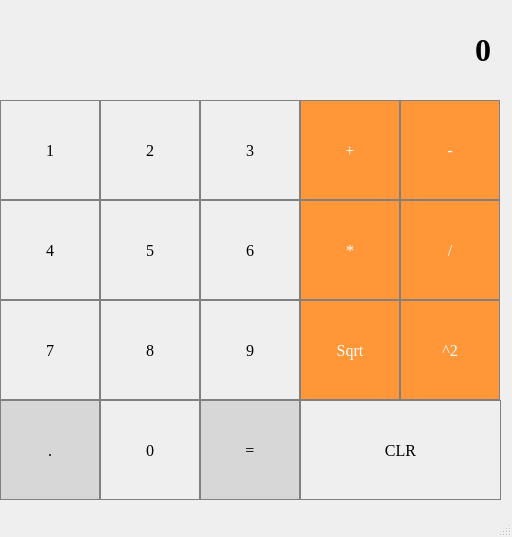
<?xml version="1.0" encoding="UTF-8"?>
<ui version="4.0">
 <class>Calculator</class>
 <widget class="QMainWindow" name="Calculator">
  <property name="geometry">
   <rect>
    <x>0</x>
    <y>0</y>
    <width>512</width>
    <height>537</height>
   </rect>
  </property>
  <property name="font">
   <font>
    <family>Times New Roman</family>
    <pointsize>12</pointsize>
   </font>
  </property>
  <property name="windowTitle">
   <string>Calculator</string>
  </property>
  <widget class="QWidget" name="centralWidget">
   <widget class="QLabel" name="label">
    <property name="geometry">
     <rect>
      <x>0</x>
      <y>0</y>
      <width>501</width>
      <height>100</height>
     </rect>
    </property>
    <property name="font">
     <font>
      <family>Times New Roman</family>
      <pointsize>24</pointsize>
      <weight>75</weight>
      <bold>true</bold>
     </font>
    </property>
    <property name="styleSheet">
     <string notr="true">QLabel {
  qproperty-alignment: 'AlignVCenter | AlignRight';
  border: 1px solid gray;
}

background-color : white;
</string>
    </property>
    <property name="text">
     <string>0</string>
    </property>
    <property name="alignment">
     <set>Qt::AlignRight|Qt::AlignTrailing|Qt::AlignVCenter</set>
    </property>
    <property name="margin">
     <number>10</number>
    </property>
    <property name="indent">
     <number>10</number>
    </property>
   </widget>
   <widget class="QPushButton" name="pushButton_1">
    <property name="geometry">
     <rect>
      <x>0</x>
      <y>100</y>
      <width>100</width>
      <height>100</height>
     </rect>
    </property>
    <property name="font">
     <font>
      <family>Times New Roman</family>
      <pointsize>12</pointsize>
     </font>
    </property>
    <property name="styleSheet">
     <string notr="true">QPushButton {
   border: 1px solid gray;
}
QPushButton:pressed {
    background-color: qlineargradient(x1: 0, y1: 0, x2: 0, y2: 1,
                                      stop: 0 #dadbde, stop: 1 #f6f7fa);
}</string>
    </property>
    <property name="text">
     <string>1</string>
    </property>
   </widget>
   <widget class="QPushButton" name="pushButton_2">
    <property name="geometry">
     <rect>
      <x>100</x>
      <y>100</y>
      <width>100</width>
      <height>100</height>
     </rect>
    </property>
    <property name="font">
     <font>
      <family>Times New Roman</family>
      <pointsize>12</pointsize>
     </font>
    </property>
    <property name="styleSheet">
     <string notr="true">QPushButton {
   border: 1px solid gray;
}
QPushButton:pressed {
    background-color: qlineargradient(x1: 0, y1: 0, x2: 0, y2: 1,
                                      stop: 0 #dadbde, stop: 1 #f6f7fa);
}</string>
    </property>
    <property name="text">
     <string>2</string>
    </property>
   </widget>
   <widget class="QPushButton" name="pushButton_3">
    <property name="geometry">
     <rect>
      <x>200</x>
      <y>100</y>
      <width>100</width>
      <height>100</height>
     </rect>
    </property>
    <property name="font">
     <font>
      <family>Times New Roman</family>
      <pointsize>12</pointsize>
     </font>
    </property>
    <property name="styleSheet">
     <string notr="true">QPushButton {
   border: 1px solid gray;
}
QPushButton:pressed {
    background-color: qlineargradient(x1: 0, y1: 0, x2: 0, y2: 1,
                                      stop: 0 #dadbde, stop: 1 #f6f7fa);
}</string>
    </property>
    <property name="text">
     <string>3</string>
    </property>
   </widget>
   <widget class="QPushButton" name="pushButton_4">
    <property name="geometry">
     <rect>
      <x>0</x>
      <y>200</y>
      <width>100</width>
      <height>100</height>
     </rect>
    </property>
    <property name="font">
     <font>
      <family>Times New Roman</family>
      <pointsize>12</pointsize>
     </font>
    </property>
    <property name="styleSheet">
     <string notr="true">QPushButton {
   border: 1px solid gray;
}
QPushButton:pressed {
    background-color: qlineargradient(x1: 0, y1: 0, x2: 0, y2: 1,
                                      stop: 0 #dadbde, stop: 1 #f6f7fa);
}</string>
    </property>
    <property name="text">
     <string>4</string>
    </property>
   </widget>
   <widget class="QPushButton" name="pushButton_5">
    <property name="geometry">
     <rect>
      <x>100</x>
      <y>200</y>
      <width>100</width>
      <height>100</height>
     </rect>
    </property>
    <property name="font">
     <font>
      <family>Times New Roman</family>
      <pointsize>12</pointsize>
     </font>
    </property>
    <property name="styleSheet">
     <string notr="true">QPushButton {
   border: 1px solid gray;
}
QPushButton:pressed {
    background-color: qlineargradient(x1: 0, y1: 0, x2: 0, y2: 1,
                                      stop: 0 #dadbde, stop: 1 #f6f7fa);
}</string>
    </property>
    <property name="text">
     <string>5</string>
    </property>
   </widget>
   <widget class="QPushButton" name="pushButton_6">
    <property name="geometry">
     <rect>
      <x>200</x>
      <y>200</y>
      <width>100</width>
      <height>100</height>
     </rect>
    </property>
    <property name="font">
     <font>
      <family>Times New Roman</family>
      <pointsize>12</pointsize>
     </font>
    </property>
    <property name="styleSheet">
     <string notr="true">QPushButton {
   border: 1px solid gray;
}
QPushButton:pressed {
    background-color: qlineargradient(x1: 0, y1: 0, x2: 0, y2: 1,
                                      stop: 0 #dadbde, stop: 1 #f6f7fa);
}</string>
    </property>
    <property name="text">
     <string>6</string>
    </property>
   </widget>
   <widget class="QPushButton" name="pushButton_7">
    <property name="geometry">
     <rect>
      <x>0</x>
      <y>300</y>
      <width>100</width>
      <height>100</height>
     </rect>
    </property>
    <property name="font">
     <font>
      <family>Times New Roman</family>
      <pointsize>12</pointsize>
     </font>
    </property>
    <property name="styleSheet">
     <string notr="true">QPushButton {
   border: 1px solid gray;
}
QPushButton:pressed {
    background-color: qlineargradient(x1: 0, y1: 0, x2: 0, y2: 1,
                                      stop: 0 #dadbde, stop: 1 #f6f7fa);
}</string>
    </property>
    <property name="text">
     <string>7</string>
    </property>
   </widget>
   <widget class="QPushButton" name="pushButton_8">
    <property name="geometry">
     <rect>
      <x>100</x>
      <y>300</y>
      <width>100</width>
      <height>100</height>
     </rect>
    </property>
    <property name="font">
     <font>
      <family>Times New Roman</family>
      <pointsize>12</pointsize>
     </font>
    </property>
    <property name="styleSheet">
     <string notr="true">QPushButton {
   border: 1px solid gray;
}
QPushButton:pressed {
    background-color: qlineargradient(x1: 0, y1: 0, x2: 0, y2: 1,
                                      stop: 0 #dadbde, stop: 1 #f6f7fa);
}</string>
    </property>
    <property name="text">
     <string>8</string>
    </property>
   </widget>
   <widget class="QPushButton" name="pushButton_9">
    <property name="geometry">
     <rect>
      <x>200</x>
      <y>300</y>
      <width>100</width>
      <height>100</height>
     </rect>
    </property>
    <property name="font">
     <font>
      <family>Times New Roman</family>
      <pointsize>12</pointsize>
     </font>
    </property>
    <property name="styleSheet">
     <string notr="true">QPushButton {
   border: 1px solid gray;
}
QPushButton:pressed {
    background-color: qlineargradient(x1: 0, y1: 0, x2: 0, y2: 1,
                                      stop: 0 #dadbde, stop: 1 #f6f7fa);
}</string>
    </property>
    <property name="text">
     <string>9</string>
    </property>
   </widget>
   <widget class="QPushButton" name="pushButton_decimal">
    <property name="geometry">
     <rect>
      <x>0</x>
      <y>400</y>
      <width>100</width>
      <height>100</height>
     </rect>
    </property>
    <property name="font">
     <font>
      <family>Times New Roman</family>
      <pointsize>12</pointsize>
     </font>
    </property>
    <property name="styleSheet">
     <string notr="true">QPushButton {
  background-color: rgb(215, 215, 215);
  border: 1px solid gray;
}
QPushButton:pressed {
    background-color: qlineargradient(x1: 0, y1: 0, x2: 0, y2: 1,
                                      stop: 0 #BEBEBE, stop: 1 #D7D7D7);
}</string>
    </property>
    <property name="text">
     <string>.</string>
    </property>
   </widget>
   <widget class="QPushButton" name="pushButton_0">
    <property name="geometry">
     <rect>
      <x>100</x>
      <y>400</y>
      <width>100</width>
      <height>100</height>
     </rect>
    </property>
    <property name="font">
     <font>
      <family>Times New Roman</family>
      <pointsize>12</pointsize>
     </font>
    </property>
    <property name="styleSheet">
     <string notr="true">QPushButton {
   border: 1px solid gray;
}
QPushButton:pressed {
    background-color: qlineargradient(x1: 0, y1: 0, x2: 0, y2: 1,
                                      stop: 0 #dadbde, stop: 1 #f6f7fa);
}</string>
    </property>
    <property name="text">
     <string>0</string>
    </property>
   </widget>
   <widget class="QPushButton" name="pushButton_clr">
    <property name="geometry">
     <rect>
      <x>300</x>
      <y>400</y>
      <width>201</width>
      <height>100</height>
     </rect>
    </property>
    <property name="font">
     <font>
      <family>Times New Roman</family>
      <pointsize>12</pointsize>
     </font>
    </property>
    <property name="styleSheet">
     <string notr="true">QPushButton {
   border: 1px solid gray;
}
QPushButton:pressed {
    background-color: qlineargradient(x1: 0, y1: 0, x2: 0, y2: 1,
                                      stop: 0 #dadbde, stop: 1 #f6f7fa);
}</string>
    </property>
    <property name="text">
     <string>CLR</string>
    </property>
   </widget>
   <widget class="QPushButton" name="pushButton_add">
    <property name="geometry">
     <rect>
      <x>300</x>
      <y>100</y>
      <width>100</width>
      <height>100</height>
     </rect>
    </property>
    <property name="font">
     <font>
      <family>Times New Roman</family>
      <pointsize>12</pointsize>
     </font>
    </property>
    <property name="styleSheet">
     <string notr="true">QPushButton {
  background-color: rgb(255, 151, 57);
  color: white; 
  border: 1px solid gray;
}

QPushButton:pressed {
    background-color: qlineargradient(x1: 0, y1: 0, x2: 0, y2: 1,
                                      stop: 0 #FF7832, stop: 1 #FF9739);
}
</string>
    </property>
    <property name="text">
     <string>+</string>
    </property>
   </widget>
   <widget class="QPushButton" name="pushButton_minus">
    <property name="geometry">
     <rect>
      <x>400</x>
      <y>100</y>
      <width>100</width>
      <height>100</height>
     </rect>
    </property>
    <property name="font">
     <font>
      <family>Times New Roman</family>
      <pointsize>12</pointsize>
     </font>
    </property>
    <property name="styleSheet">
     <string notr="true">QPushButton {
  background-color: rgb(255, 151, 57);
  color: white; 
  border: 1px solid gray;
}

QPushButton:pressed {
    background-color: qlineargradient(x1: 0, y1: 0, x2: 0, y2: 1,
                                      stop: 0 #FF7832, stop: 1 #FF9739);
}
</string>
    </property>
    <property name="text">
     <string>-</string>
    </property>
   </widget>
   <widget class="QPushButton" name="pushButton_divide">
    <property name="geometry">
     <rect>
      <x>400</x>
      <y>200</y>
      <width>100</width>
      <height>100</height>
     </rect>
    </property>
    <property name="font">
     <font>
      <family>Times New Roman</family>
      <pointsize>12</pointsize>
     </font>
    </property>
    <property name="styleSheet">
     <string notr="true">QPushButton {
  background-color: rgb(255, 151, 57);
  color: white; 
  border: 1px solid gray;
}

QPushButton:pressed {
    background-color: qlineargradient(x1: 0, y1: 0, x2: 0, y2: 1,
                                      stop: 0 #FF7832, stop: 1 #FF9739);
}
</string>
    </property>
    <property name="text">
     <string>/</string>
    </property>
   </widget>
   <widget class="QPushButton" name="pushButton_muliply">
    <property name="geometry">
     <rect>
      <x>300</x>
      <y>200</y>
      <width>100</width>
      <height>100</height>
     </rect>
    </property>
    <property name="font">
     <font>
      <family>Times New Roman</family>
      <pointsize>12</pointsize>
     </font>
    </property>
    <property name="styleSheet">
     <string notr="true">QPushButton {
  background-color: rgb(255, 151, 57);
  color: white; 
  border: 1px solid gray;
}

QPushButton:pressed {
    background-color: qlineargradient(x1: 0, y1: 0, x2: 0, y2: 1,
                                      stop: 0 #FF7832, stop: 1 #FF9739);
}
</string>
    </property>
    <property name="text">
     <string>*</string>
    </property>
   </widget>
   <widget class="QPushButton" name="pushButton_sqrt">
    <property name="geometry">
     <rect>
      <x>300</x>
      <y>300</y>
      <width>100</width>
      <height>100</height>
     </rect>
    </property>
    <property name="font">
     <font>
      <family>Times New Roman</family>
      <pointsize>12</pointsize>
     </font>
    </property>
    <property name="styleSheet">
     <string notr="true">QPushButton {
  background-color: rgb(255, 151, 57);
  color: white; 
  border: 1px solid gray;
}

QPushButton:pressed {
    background-color: qlineargradient(x1: 0, y1: 0, x2: 0, y2: 1,
                                      stop: 0 #FF7832, stop: 1 #FF9739);
}
</string>
    </property>
    <property name="text">
     <string>Sqrt</string>
    </property>
   </widget>
   <widget class="QPushButton" name="pushButton_sqrd">
    <property name="geometry">
     <rect>
      <x>400</x>
      <y>300</y>
      <width>100</width>
      <height>100</height>
     </rect>
    </property>
    <property name="font">
     <font>
      <family>Times New Roman</family>
      <pointsize>12</pointsize>
     </font>
    </property>
    <property name="styleSheet">
     <string notr="true">QPushButton {
  background-color: rgb(255, 151, 57);
  color: white; 
  border: 1px solid gray;
}

QPushButton:pressed {
    background-color: qlineargradient(x1: 0, y1: 0, x2: 0, y2: 1,
                                      stop: 0 #FF7832, stop: 1 #FF9739);
}
</string>
    </property>
    <property name="text">
     <string>^2</string>
    </property>
   </widget>
   <widget class="QPushButton" name="pushButton_equal">
    <property name="geometry">
     <rect>
      <x>200</x>
      <y>400</y>
      <width>100</width>
      <height>100</height>
     </rect>
    </property>
    <property name="font">
     <font>
      <family>Times New Roman</family>
      <pointsize>12</pointsize>
     </font>
    </property>
    <property name="styleSheet">
     <string notr="true">QPushButton {
  background-color: rgb(215, 215, 215);
  border: 1px solid gray;
}
QPushButton:pressed {
    background-color: qlineargradient(x1: 0, y1: 0, x2: 0, y2: 1,
                                      stop: 0 #BEBEBE, stop: 1 #D7D7D7);
}</string>
    </property>
    <property name="text">
     <string>=</string>
    </property>
   </widget>
  </widget>
  <widget class="QStatusBar" name="statusBar"/>
 </widget>
 <layoutdefault spacing="6" margin="11"/>
 <resources/>
 <connections/>
</ui>
